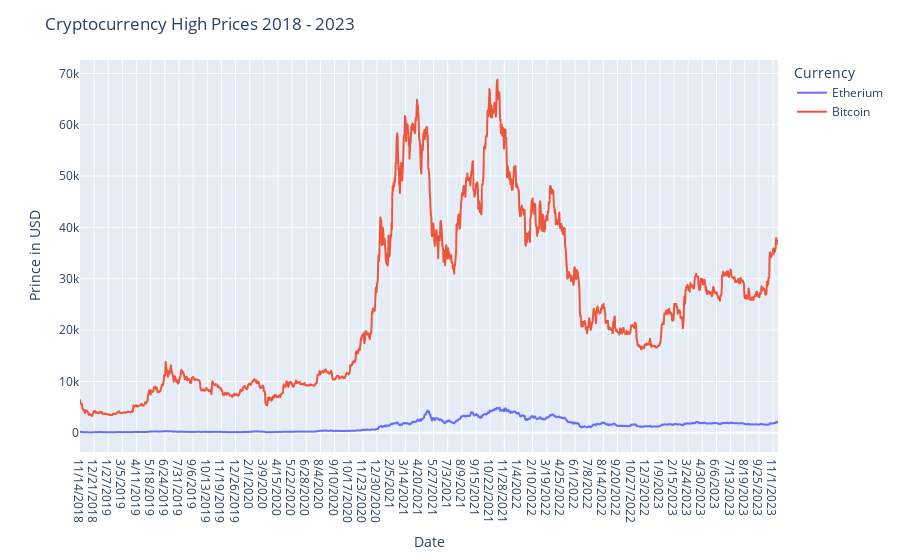

The code cell stored with this chart in its notebook:
### Markdown cell above
## Monthly US Candy Production 1972 - 2016

### Code cell
fig = px.line(currency_df, 
              x='Date',
              y='High',
              color='Currency')
fig.update_layout(title='Cryptocurrency High Prices 2018 - 2023', 
                  yaxis_title='Prince in USD')
fig.show()

### Figure 1 — Plotly figure (JSON) as saved in the notebook; plotly's stock layout.template omitted (floating-point values rounded to 4 significant figures; data arrays with more than 128 entries replaced by an {"elided": "..."} marker saying what was removed)
{"data": [{"hovertemplate": "Currency=Etherium<br>Date=%{x}<br>High=%{y}<extra></extra>", "legendgroup": "Etherium", "line": {"color": "#636efa", "dash": "solid"}, "marker": {"symbol": "circle"}, "mode": "lines", "name": "Etherium", "showlegend": true, "type": "scattergl", "x": {"elided": "1827 str values"}, "xaxis": "x", "y": {"elided": "1827 float values"}, "yaxis": "y"}, {"hovertemplate": "Currency=Bitcoin<br>Date=%{x}<br>High=%{y}<extra></extra>", "legendgroup": "Bitcoin", "line": {"color": "#EF553B", "dash": "solid"}, "marker": {"symbol": "circle"}, "mode": "lines", "name": "Bitcoin", "showlegend": true, "type": "scattergl", "x": {"elided": "1827 str values"}, "xaxis": "x", "y": {"elided": "1827 float values"}, "yaxis": "y"}], "layout": {"legend": {"title": {"text": "Currency"}, "tracegroupgap": 0}, "margin": {"t": 60}, "title": {"text": "Cryptocurrency High Prices 2018 - 2023"}, "xaxis": {"anchor": "y", "domain": [0, 1], "title": {"text": "Date"}}, "yaxis": {"anchor": "x", "domain": [0, 1], "title": {"text": "Prince in USD"}}}}
